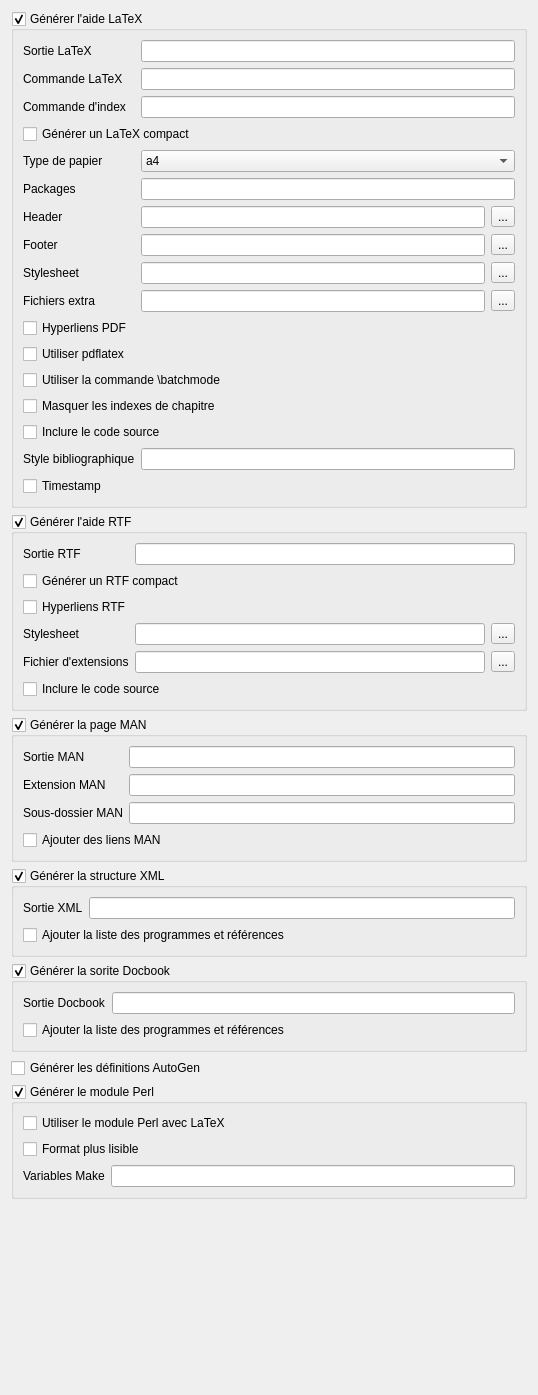
     <widget class="QWidget" name="page_otherOutputConf">
      <property name="geometry">
       <rect>
        <x>0</x>
        <y>0</y>
        <width>538</width>
        <height>1395</height>
       </rect>
      </property>
      <attribute name="label">
       <string>Configuration des autres sorties</string>
      </attribute>
      <layout class="QFormLayout" name="formLayout_16">
       <item row="0" column="0" colspan="2">
        <widget class="QGroupBox" name="groupBox_generateLatex">
         <property name="toolTip">
          <string>Si coché, génère une aide au format
LaTeX.
Par défaut : coché</string>
         </property>
         <property name="statusTip">
          <string>GENERATE_LATEX</string>
         </property>
         <property name="title">
          <string>Générer l'aide LaTeX</string>
         </property>
         <property name="checkable">
          <bool>true</bool>
         </property>
         <layout class="QFormLayout" name="formLayout_17">
          <item row="0" column="0">
           <widget class="QLabel" name="label_latexOutput">
            <property name="toolTip">
             <string>Permet de spécifier le nom du
dossier de la documentation LaTeX.
Par défaut : latex</string>
            </property>
            <property name="statusTip">
             <string>LATEX_OUTPUT</string>
            </property>
            <property name="text">
             <string>Sortie LaTeX</string>
            </property>
           </widget>
          </item>
          <item row="0" column="1">
           <widget class="QLineEdit" name="lineEdit_latexOutput">
            <property name="statusTip">
             <string>LATEX_OUTPUT</string>
            </property>
           </widget>
          </item>
          <item row="1" column="0">
           <widget class="QLabel" name="label_latexCmdName">
            <property name="toolTip">
             <string>Permet de spécifier la commande à
utiliser pour lancer LaTeX.
Par défaut : latex</string>
            </property>
            <property name="statusTip">
             <string>LATEX_CMD_NAME</string>
            </property>
            <property name="text">
             <string>Commande LaTeX</string>
            </property>
           </widget>
          </item>
          <item row="1" column="1">
           <widget class="QLineEdit" name="lineEdit_latexCmdName">
            <property name="statusTip">
             <string>LATEX_CMD_NAME</string>
            </property>
           </widget>
          </item>
          <item row="2" column="0">
           <widget class="QLabel" name="label_makeindexCmdName">
            <property name="toolTip">
             <string>Permet de spécifier la commande
qui génère l'index LaTeX.
Par défaut : makeindex</string>
            </property>
            <property name="statusTip">
             <string>MAKEINDEX_CMD_NAME</string>
            </property>
            <property name="text">
             <string>Commande d'index</string>
            </property>
           </widget>
          </item>
          <item row="2" column="1">
           <widget class="QLineEdit" name="lineEdit_makeindexCmdName">
            <property name="statusTip">
             <string>MAKEINDEX_CMD_NAME</string>
            </property>
           </widget>
          </item>
          <item row="4" column="0" colspan="2">
           <widget class="QCheckBox" name="checkBox_compatLatex">
            <property name="toolTip">
             <string>Si coché, Doxygen va générer des
fichiers LaTeX plus compacts. Ceci
est utile pour les petits projets.
Par défaut : non coché</string>
            </property>
            <property name="statusTip">
             <string>COMPACT_LATEX</string>
            </property>
            <property name="text">
             <string>Générer un LaTeX compact</string>
            </property>
           </widget>
          </item>
          <item row="6" column="0">
           <widget class="QLabel" name="label_paperType">
            <property name="toolTip">
             <string>Permet de définir la taille du papier
à utiliser :
- a4 = 210x297mm
- lettre = 8.5x11 inches
- legal = 8.5x14 inches
- executive = 7.25x10.5 inches
Par défaut : a4</string>
            </property>
            <property name="statusTip">
             <string>PAPER_TYPE</string>
            </property>
            <property name="text">
             <string>Type de papier</string>
            </property>
           </widget>
          </item>
          <item row="6" column="1">
           <widget class="QComboBox" name="comboBox_paperType">
            <property name="statusTip">
             <string>PAPER_TYPE</string>
            </property>
            <item>
             <property name="text">
              <string>a4</string>
             </property>
            </item>
            <item>
             <property name="text">
              <string>letter</string>
             </property>
            </item>
            <item>
             <property name="text">
              <string>legal</string>
             </property>
            </item>
            <item>
             <property name="text">
              <string>executive</string>
             </property>
            </item>
           </widget>
          </item>
          <item row="7" column="0">
           <widget class="QLabel" name="label_extraPackages">
            <property name="toolTip">
             <string>Permet de spécifier des packages
supplémentaires à utiliser pour
LaTeX.</string>
            </property>
            <property name="statusTip">
             <string>EXTRA_PACKAGES</string>
            </property>
            <property name="text">
             <string>Packages</string>
            </property>
           </widget>
          </item>
          <item row="7" column="1">
           <widget class="QLineEdit" name="lineEdit_extraPackages">
            <property name="statusTip">
             <string>EXTRA_PACKAGES</string>
            </property>
           </widget>
          </item>
          <item row="8" column="0">
           <widget class="QLabel" name="label_latexHeader">
            <property name="toolTip">
             <string>Permet de spécifier un header
personnalisé pour la documentation
LaTeX.</string>
            </property>
            <property name="statusTip">
             <string>LATEX_HEADER</string>
            </property>
            <property name="text">
             <string>Header</string>
            </property>
           </widget>
          </item>
          <item row="8" column="1">
           <layout class="QHBoxLayout" name="horizontalLayout_18">
            <item>
             <widget class="QLineEdit" name="lineEdit_latexHeader">
              <property name="statusTip">
               <string>LATEX_HEADER</string>
              </property>
             </widget>
            </item>
            <item>
             <widget class="QToolButton" name="toolButton_latexHeader">
              <property name="statusTip">
               <string>LATEX_HEADER</string>
              </property>
              <property name="text">
               <string>...</string>
              </property>
             </widget>
            </item>
           </layout>
          </item>
          <item row="9" column="0">
           <widget class="QLabel" name="label_latexFooter">
            <property name="toolTip">
             <string>Permet de spécifier un footer
personnalisé pour la documentation
LaTeX.</string>
            </property>
            <property name="statusTip">
             <string>LATEX_FOOTER</string>
            </property>
            <property name="text">
             <string>Footer</string>
            </property>
           </widget>
          </item>
          <item row="9" column="1">
           <layout class="QHBoxLayout" name="horizontalLayout_19">
            <item>
             <widget class="QLineEdit" name="lineEdit_latexFooter">
              <property name="statusTip">
               <string>LATEX_FOOTER</string>
              </property>
             </widget>
            </item>
            <item>
             <widget class="QToolButton" name="toolButton_latexFooter">
              <property name="statusTip">
               <string>LATEX_FOOTER</string>
              </property>
              <property name="text">
               <string>...</string>
              </property>
             </widget>
            </item>
           </layout>
          </item>
          <item row="10" column="0">
           <widget class="QLabel" name="label_latexExtraStylesheet">
            <property name="toolTip">
             <string>Permet de spécifier une stylesheet
personnalisée pour la
documentation LaTeX.</string>
            </property>
            <property name="statusTip">
             <string>LATEX_EXTRA_STYLESHEET</string>
            </property>
            <property name="text">
             <string>Stylesheet</string>
            </property>
           </widget>
          </item>
          <item row="10" column="1">
           <layout class="QHBoxLayout" name="horizontalLayout_20">
            <item>
             <widget class="QLineEdit" name="lineEdit_latexExtraStylesheet">
              <property name="statusTip">
               <string>LATEX_EXTRA_STYLESHEET</string>
              </property>
             </widget>
            </item>
            <item>
             <widget class="QToolButton" name="toolButton_latexExtraStylesheet">
              <property name="statusTip">
               <string>LATEX_EXTRA_STYLESHEET</string>
              </property>
              <property name="text">
               <string>...</string>
              </property>
             </widget>
            </item>
           </layout>
          </item>
          <item row="11" column="1">
           <layout class="QHBoxLayout" name="horizontalLayout_21">
            <item>
             <widget class="QLineEdit" name="lineEdit_latexExtraFiles">
              <property name="statusTip">
               <string>LATEX_EXTRA_FILES</string>
              </property>
             </widget>
            </item>
            <item>
             <widget class="QToolButton" name="toolButton_latexExtraFiles">
              <property name="statusTip">
               <string>LATEX_EXTRA_FILES</string>
              </property>
              <property name="text">
               <string>...</string>
              </property>
             </widget>
            </item>
           </layout>
          </item>
          <item row="11" column="0">
           <widget class="QLabel" name="label_latexExtraFiles">
            <property name="toolTip">
             <string>Permet de spécifier des fichiers
supplémentaires à ajouter à la
documentation LaTeX.</string>
            </property>
            <property name="statusTip">
             <string>LATEX_EXTRA_FILES</string>
            </property>
            <property name="text">
             <string>Fichiers extra</string>
            </property>
           </widget>
          </item>
          <item row="13" column="0" colspan="2">
           <widget class="QCheckBox" name="checkBox_pdfHyperlinks">
            <property name="toolTip">
             <string>Si coché, les liens générer pour les
fichiers PDF (en utilisant ps2pdf ou
pdflatex) ne seront pas des
références de page mais des liens
hypertextes utilisables par les
navigateurs.
Par défaut : coché</string>
            </property>
            <property name="statusTip">
             <string>PDF_HYPERLINKS</string>
            </property>
            <property name="text">
             <string>Hyperliens PDF</string>
            </property>
           </widget>
          </item>
          <item row="14" column="0" colspan="2">
           <widget class="QCheckBox" name="checkBox_usePdflatex">
            <property name="toolTip">
             <string>Si coché, Doxygen utilisera pdflatex
pour générer les fichiers PDF
directement depuis la
documentation LaTeX.
Par défaut : coché</string>
            </property>
            <property name="statusTip">
             <string>USE_PDFLATEX</string>
            </property>
            <property name="text">
             <string>Utiliser pdflatex</string>
            </property>
           </widget>
          </item>
          <item row="15" column="0" colspan="2">
           <widget class="QCheckBox" name="checkBox_latexBatchmode">
            <property name="toolTip">
             <string>Si coché, Doxygen utilisera la
commande \batchmode pour
continuer lors d'une erreur au lieu
de s'arrêter et demander de l'aide.
Par défaut : non coché</string>
            </property>
            <property name="statusTip">
             <string>LATEX_BATCHMODE</string>
            </property>
            <property name="text">
             <string>Utiliser la commande \batchmode</string>
            </property>
           </widget>
          </item>
          <item row="16" column="0" colspan="2">
           <widget class="QCheckBox" name="checkBox_latexHideIndices">
            <property name="toolTip">
             <string>Si coché, les index de chapitres ne
seront pas inclus dans la sortie.
Par défaut : non coché</string>
            </property>
            <property name="statusTip">
             <string>LATEX_HIDE_INDICES</string>
            </property>
            <property name="text">
             <string>Masquer les indexes de chapitre</string>
            </property>
           </widget>
          </item>
          <item row="17" column="0" colspan="2">
           <widget class="QCheckBox" name="checkBox_latexSourceCode">
            <property name="toolTip">
             <string>Si coché, le code source sera inclus
dans la documentation.
Par défaut : non coché</string>
            </property>
            <property name="statusTip">
             <string>LATEX_SOURCE_CODE</string>
            </property>
            <property name="text">
             <string>Inclure le code source</string>
            </property>
           </widget>
          </item>
          <item row="18" column="0">
           <widget class="QLabel" name="label_latexBibStyle">
            <property name="toolTip">
             <string>Permet de spécifier le style de la
bibliographie LaTeX.
Par défaut : plain</string>
            </property>
            <property name="statusTip">
             <string>LATEX_BIB_STYLE</string>
            </property>
            <property name="text">
             <string>Style bibliographique</string>
            </property>
           </widget>
          </item>
          <item row="18" column="1">
           <widget class="QLineEdit" name="lineEdit_latexBibStyle">
            <property name="statusTip">
             <string>LATEX_BIB_STYLE</string>
            </property>
           </widget>
          </item>
          <item row="19" column="0" colspan="2">
           <widget class="QCheckBox" name="checkBox_latexTimestamp">
            <property name="toolTip">
             <string>Si coché, ajoute la date et l'heure à
laquelle la documentation a été
générer en bas de page.
Par défaut : non coché</string>
            </property>
            <property name="statusTip">
             <string>LATEX_TIMESTAMP</string>
            </property>
            <property name="text">
             <string>Timestamp</string>
            </property>
           </widget>
          </item>
         </layout>
        </widget>
       </item>
       <item row="1" column="0" colspan="2">
        <widget class="QGroupBox" name="groupBox_generateRtf">
         <property name="toolTip">
          <string>Si coché, génère l'aide au format
RTF, optimisée pour Word 97.
Par défaut : non coché</string>
         </property>
         <property name="statusTip">
          <string>GENERATE_RTF</string>
         </property>
         <property name="title">
          <string>Générer l'aide RTF</string>
         </property>
         <property name="checkable">
          <bool>true</bool>
         </property>
         <layout class="QFormLayout" name="formLayout_18">
          <item row="1" column="0">
           <widget class="QLabel" name="label_rtfOutput">
            <property name="toolTip">
             <string>Permet de spécifier le nom du
dossier de la documentation RTF.
Par défaut : rtf</string>
            </property>
            <property name="statusTip">
             <string>RTF_OUTPUT</string>
            </property>
            <property name="text">
             <string>Sortie RTF</string>
            </property>
           </widget>
          </item>
          <item row="1" column="1">
           <widget class="QLineEdit" name="lineEdit_rtfOutput">
            <property name="statusTip">
             <string>RTF_OUTPUT</string>
            </property>
           </widget>
          </item>
          <item row="3" column="0" colspan="2">
           <widget class="QCheckBox" name="checkBox_compactRtf">
            <property name="toolTip">
             <string>Si coché, Doxygen va générer des
fichiers RTF plus compacts. Ceci
est utile pour les petits projets.
Par défaut : non coché</string>
            </property>
            <property name="statusTip">
             <string>COMPACT_RTF</string>
            </property>
            <property name="text">
             <string>Générer un RTF compact</string>
            </property>
           </widget>
          </item>
          <item row="4" column="0" colspan="2">
           <widget class="QCheckBox" name="checkBox_rtfHyperlinks">
            <property name="toolTip">
             <string>Si coché, les liens générer ne seront
pas des références de page mais des
liens hypertextes utilisables par les
navigateurs (mais pas par Word 97).
Par défaut : non coché</string>
            </property>
            <property name="statusTip">
             <string>RTF_HYPERLINKS</string>
            </property>
            <property name="text">
             <string>Hyperliens RTF</string>
            </property>
           </widget>
          </item>
          <item row="5" column="0">
           <widget class="QLabel" name="label_rtfStylesheetFile">
            <property name="toolTip">
             <string>Permet de spécifier la stylesheet à
utiliser pour générer l'aide. Ce
fichier est une série d'assignement.</string>
            </property>
            <property name="statusTip">
             <string>RTF_STYLESHEET_FILE</string>
            </property>
            <property name="text">
             <string>Stylesheet</string>
            </property>
           </widget>
          </item>
          <item row="5" column="1">
           <layout class="QHBoxLayout" name="horizontalLayout_22">
            <item>
             <widget class="QLineEdit" name="lineEdit_rtfStylesheetFile">
              <property name="statusTip">
               <string>RTF_STYLESHEET_FILE</string>
              </property>
             </widget>
            </item>
            <item>
             <widget class="QToolButton" name="toolButton_rtfStylesheetFile">
              <property name="statusTip">
               <string>RTF_STYLESHEET_FILE</string>
              </property>
              <property name="text">
               <string>...</string>
              </property>
             </widget>
            </item>
           </layout>
          </item>
          <item row="6" column="0">
           <widget class="QLabel" name="label_rtfExtensionsFile">
            <property name="toolTip">
             <string>Permet de spécifier un fichier pour
définir des variables pour la
génération de l'aide RTF.</string>
            </property>
            <property name="statusTip">
             <string>RTF_EXTENSIONS_FILE</string>
            </property>
            <property name="text">
             <string>Fichier d'extensions</string>
            </property>
           </widget>
          </item>
          <item row="6" column="1">
           <layout class="QHBoxLayout" name="horizontalLayout_23">
            <item>
             <widget class="QLineEdit" name="lineEdit_rtfExtensionsFile">
              <property name="statusTip">
               <string>RTF_EXTENSIONS_FILE</string>
              </property>
             </widget>
            </item>
            <item>
             <widget class="QToolButton" name="toolButton_rtfExtensionsFile">
              <property name="statusTip">
               <string>RTF_EXTENSIONS_FILE</string>
              </property>
              <property name="text">
               <string>...</string>
              </property>
             </widget>
            </item>
           </layout>
          </item>
          <item row="7" column="0" colspan="2">
           <widget class="QCheckBox" name="checkBox_rtfSourceCode">
            <property name="toolTip">
             <string>Si coché, le code source sera inclus
dans la documentation.
Par défaut : non coché</string>
            </property>
            <property name="statusTip">
             <string>RTF_SOURCE_CODE</string>
            </property>
            <property name="text">
             <string>Inclure le code source</string>
            </property>
           </widget>
          </item>
         </layout>
        </widget>
       </item>
       <item row="2" column="0" colspan="2">
        <widget class="QGroupBox" name="groupBox_generateMan">
         <property name="statusTip">
          <string>GENERATE_MAN</string>
         </property>
         <property name="title">
          <string>Générer la page MAN</string>
         </property>
         <property name="checkable">
          <bool>true</bool>
         </property>
         <layout class="QFormLayout" name="formLayout_19">
          <item row="0" column="0">
           <widget class="QLabel" name="label_manOutput">
            <property name="toolTip">
             <string>Permet de spécifier le nom du
dossier des pages MAN.
Par défaut : man</string>
            </property>
            <property name="statusTip">
             <string>MAN_OUTPUT</string>
            </property>
            <property name="text">
             <string>Sortie MAN</string>
            </property>
           </widget>
          </item>
          <item row="0" column="1">
           <widget class="QLineEdit" name="lineEdit_manOutput">
            <property name="statusTip">
             <string>MAN_OUTPUT</string>
            </property>
           </widget>
          </item>
          <item row="1" column="0">
           <widget class="QLabel" name="label_manExtension">
            <property name="toolTip">
             <string>Permet de définir l'extension MAN
pour les fichiers.
Par défaut : .3</string>
            </property>
            <property name="statusTip">
             <string>MAN_EXTENSION</string>
            </property>
            <property name="text">
             <string>Extension MAN</string>
            </property>
           </widget>
          </item>
          <item row="1" column="1">
           <widget class="QLineEdit" name="lineEdit_manExtension">
            <property name="statusTip">
             <string>MAN_OUTPUT</string>
            </property>
           </widget>
          </item>
          <item row="2" column="0">
           <widget class="QLabel" name="label_manSubdir">
            <property name="toolTip">
             <string>Permet de définir le sous-dossier
utilisé par MAN. Si vide, le dossier
de sortie suivi de l'extension sera
utilisé.</string>
            </property>
            <property name="statusTip">
             <string>MAN_SUBDIR</string>
            </property>
            <property name="text">
             <string>Sous-dossier MAN</string>
            </property>
           </widget>
          </item>
          <item row="2" column="1">
           <widget class="QLineEdit" name="lineEdit_manSubdir">
            <property name="statusTip">
             <string>MAN_OUTPUT</string>
            </property>
           </widget>
          </item>
          <item row="3" column="0" colspan="2">
           <widget class="QCheckBox" name="checkBox_manLinks">
            <property name="toolTip">
             <string>Si coché, génère des liens entre les
pages MAN.
Par défaut : non coché</string>
            </property>
            <property name="statusTip">
             <string>MAN_LINKS</string>
            </property>
            <property name="text">
             <string>Ajouter des liens MAN</string>
            </property>
           </widget>
          </item>
         </layout>
        </widget>
       </item>
       <item row="3" column="0" colspan="2">
        <widget class="QGroupBox" name="groupBox_generateXml">
         <property name="toolTip">
          <string>Si coché, génère une structure XML
de la documentation.
Par défaut : non coché</string>
         </property>
         <property name="statusTip">
          <string>GENERATE_XML</string>
         </property>
         <property name="title">
          <string>Générer la structure XML</string>
         </property>
         <property name="checkable">
          <bool>true</bool>
         </property>
         <layout class="QFormLayout" name="formLayout_20">
          <item row="1" column="0">
           <widget class="QLabel" name="label_xmlOutput">
            <property name="toolTip">
             <string>Permet de spécifier le dossier de
sortie XML.
Par défaut : xml</string>
            </property>
            <property name="statusTip">
             <string>XML_OUTPUT</string>
            </property>
            <property name="text">
             <string>Sortie XML</string>
            </property>
           </widget>
          </item>
          <item row="1" column="1">
           <widget class="QLineEdit" name="lineEdit_xmlOutput">
            <property name="statusTip">
             <string>XML_OUTPUT</string>
            </property>
           </widget>
          </item>
          <item row="2" column="0" colspan="2">
           <widget class="QCheckBox" name="checkBox_xmlProgramlisting">
            <property name="toolTip">
             <string>Si coché, la liste des programmes et
des références sera ajoutée à la
sortie. Ceci augmente grandement
la taille du fichier de sortie.
Par défaut : coché</string>
            </property>
            <property name="statusTip">
             <string>XML_PROGRAMLISTING</string>
            </property>
            <property name="text">
             <string>Ajouter la liste des programmes et références</string>
            </property>
           </widget>
          </item>
         </layout>
        </widget>
       </item>
       <item row="4" column="0" colspan="2">
        <widget class="QGroupBox" name="groupBox_generateDocbook">
         <property name="toolTip">
          <string>Si coché, génère une sortie Docbook
pour générer une documentation
PDF.
Par défaut : non coché</string>
         </property>
         <property name="statusTip">
          <string>GENERATE_DOCBOOK</string>
         </property>
         <property name="title">
          <string>Générer la sorite Docbook</string>
         </property>
         <property name="checkable">
          <bool>true</bool>
         </property>
         <layout class="QFormLayout" name="formLayout_21">
          <item row="2" column="0">
           <widget class="QLabel" name="label_docbookOutput">
            <property name="toolTip">
             <string>Permet de spécifier le dossier de
sortie Docbook.
Par défaut : docbook</string>
            </property>
            <property name="statusTip">
             <string>DOCBOOK_OUTPUT</string>
            </property>
            <property name="text">
             <string>Sortie Docbook</string>
            </property>
           </widget>
          </item>
          <item row="2" column="1">
           <widget class="QLineEdit" name="lineEdit_docbookOutput">
            <property name="statusTip">
             <string>DOCBOOK_OUTPUT</string>
            </property>
           </widget>
          </item>
          <item row="3" column="0" colspan="2">
           <widget class="QCheckBox" name="checkBox_docbookProgramlisting">
            <property name="toolTip">
             <string>Si coché, la liste des programmes et
des références sera ajoutée à la
sortie. Ceci augmente grandement
la taille du fichier de sortie.
Par défaut : non coché</string>
            </property>
            <property name="statusTip">
             <string>DOCBOOK_PROGRAMLISTING</string>
            </property>
            <property name="text">
             <string>Ajouter la liste des programmes et références</string>
            </property>
           </widget>
          </item>
         </layout>
        </widget>
       </item>
       <item row="5" column="0" colspan="2">
        <widget class="QCheckBox" name="checkBox_generateAutogenDef">
         <property name="toolTip">
          <string>Si coché, génère un fichier AutoGen
contenant la structure du code et
toute la documentation. A noter que
cette fonctionnalité est
expérimentale et incomplète pour
l'instant.
Par défaut : non coché</string>
         </property>
         <property name="statusTip">
          <string>GENERATE_AUTOGEN_DEF</string>
         </property>
         <property name="text">
          <string>Générer les définitions AutoGen</string>
         </property>
        </widget>
       </item>
       <item row="6" column="0" colspan="2">
        <widget class="QGroupBox" name="groupBox_generatePerlmod">
         <property name="toolTip">
          <string>Si coché, génère le module Perl en
sortie qui contient la structure du
code et la documentation.
Par défaut : non coché</string>
         </property>
         <property name="statusTip">
          <string>GENERATE_PERLMOD</string>
         </property>
         <property name="title">
          <string>Générer le module Perl</string>
         </property>
         <property name="checkable">
          <bool>true</bool>
         </property>
         <layout class="QFormLayout" name="formLayout_22">
          <item row="0" column="0" colspan="2">
           <widget class="QCheckBox" name="checkBox_perlmodLatex">
            <property name="toolTip">
             <string>Si coché, génère les scripts Perl et le
code LaTeX pour construire les
fichiers PDF et DVI en sortie.
Par défaut : non coché</string>
            </property>
            <property name="statusTip">
             <string>PERLMOD_LATEX</string>
            </property>
            <property name="text">
             <string>Utiliser le module Perl avec LaTeX</string>
            </property>
           </widget>
          </item>
          <item row="1" column="0" colspan="2">
           <widget class="QCheckBox" name="checkBox_perlmodPretty">
            <property name="toolTip">
             <string>Si coché, les fichiers Perl en sortie
seront plus longs mais plus lisibles.
Par défaut : coché</string>
            </property>
            <property name="statusTip">
             <string>PERLMOD_PRETTY</string>
            </property>
            <property name="text">
             <string>Format plus lisible</string>
            </property>
           </widget>
          </item>
          <item row="3" column="0">
           <widget class="QLabel" name="label_perlmodMakevarPrefix">
            <property name="toolTip">
             <string>Permet de spécifier les variables
make qui réimplantent celles des
MakeFile.</string>
            </property>
            <property name="statusTip">
             <string>PERLMOD_MAKEVAR_PREFIX</string>
            </property>
            <property name="text">
             <string>Variables Make</string>
            </property>
           </widget>
          </item>
          <item row="3" column="1">
           <widget class="QLineEdit" name="lineEdit_perlmodMakevarPrefix">
            <property name="statusTip">
             <string>PERLMOD_MAKEVAR_PREFIX</string>
            </property>
           </widget>
          </item>
         </layout>
        </widget>
       </item>
      </layout>
     </widget>
